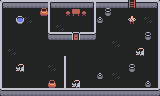

Below is a game level as drawn by its tile map, then a one-line description and the .tmx file that defines it, in full:
An orthogonal 20x12 tile map with 8x8 px tiles, 2 tile layers (tiles, entities) and 17 objects.

<map version="1.4" tiledversion="1.4.3" orientation="orthogonal" renderorder="right-down" width="20" height="12" tilewidth="8" tileheight="8" infinite="0" nextlayerid="5" nextobjectid="33">
 <editorsettings>
  <export target="../fringe_town_basement.lua" format="lua" />
 </editorsettings>
 <properties>
  <property name="bgm" value="testbgm2" />
  <property name="minimap" value="town" />
  <property name="name" value="Basement" />
 </properties>
 <tileset firstgid="1" source="rpgtiles.tsx" />
 <layer id="1" name="tiles" width="20" height="12">
  <data encoding="csv">
1,2,2,2,2,2,57,2,2,2,2,58,2,2,2,2,2,2,2,4,
15,16,16,16,16,16,15,16,51,16,51,18,16,16,16,16,16,16,16,18,
15,16,16,61,16,16,15,16,16,16,16,18,16,16,16,16,16,16,61,18,
15,16,16,16,16,16,15,61,16,16,16,18,16,16,16,16,16,16,16,18,
15,16,16,16,16,16,29,2,2,16,2,32,16,16,16,16,16,16,16,18,
15,16,16,16,16,16,16,16,16,16,16,16,16,16,61,16,16,16,16,18,
15,61,16,16,16,16,16,16,16,16,16,16,16,16,16,16,16,16,16,18,
15,16,16,16,16,16,16,16,15,16,16,16,16,16,16,16,16,16,16,18,
15,16,16,16,16,16,61,16,15,16,16,16,16,16,16,16,16,16,16,18,
15,16,16,16,16,16,16,16,15,16,16,16,16,16,61,16,16,16,16,18,
15,16,16,16,16,16,16,16,15,16,16,16,16,16,16,16,16,16,16,18,
29,2,2,2,2,2,2,2,2,2,2,2,2,2,2,2,2,2,2,32
</data>
 </layer>
 <layer id="2" name="entities" width="20" height="12">
  <data encoding="csv">
0,0,0,0,0,0,0,0,0,0,0,0,0,0,0,0,82,0,0,0,
0,0,0,0,0,109,0,0,0,50,0,0,0,37,0,0,0,0,0,0,
0,0,96,0,0,0,0,0,0,0,0,0,38,0,0,0,6,0,0,0,
0,0,0,0,0,0,0,0,0,0,0,0,0,0,0,0,0,0,0,0,
0,0,0,0,0,0,0,0,0,33,0,0,0,0,0,0,0,0,37,0,
0,0,0,0,0,0,0,0,0,0,0,0,0,0,0,0,0,0,0,0,
0,0,0,0,0,0,0,0,0,0,0,0,0,0,0,0,0,21,0,0,
0,0,0,0,0,0,0,0,0,0,0,0,0,0,0,0,0,0,0,0,
0,0,21,0,0,0,0,0,0,0,0,0,0,0,0,0,37,0,0,0,
0,0,0,0,0,0,0,0,0,0,0,0,38,0,0,0,0,0,0,0,
0,0,0,0,0,0,109,0,0,21,0,0,0,0,0,0,0,0,38,0,
0,0,0,0,0,0,0,0,0,0,0,0,0,0,0,0,0,0,0,0
</data>
 </layer>
 <objectgroup id="4" name="collisions">
  <object id="4" x="0" y="0" width="128" height="8" />
  <object id="5" x="136" y="0" width="24" height="8" />
  <object id="6" x="0" y="88" width="160" height="8" />
  <object id="7" x="48" y="32" width="24" height="8" />
  <object id="8" x="80" y="32" width="16" height="8" />
  <object id="15" x="64" y="8" width="8" height="8" />
  <object id="16" x="80" y="8" width="8" height="8" />
  <object id="17" x="48" y="8" width="2" height="24" />
  <object id="18" x="94" y="8" width="2" height="24" />
  <object id="19" x="0" y="8" width="2" height="80" />
  <object id="20" x="158" y="8" width="2" height="80" />
  <object id="21" x="64" y="56" width="2" height="32" />
 </objectgroup>
 <objectgroup id="3" name="triggers">
  <object id="22" x="72" y="8" width="8" height="8">
   <properties>
    <property name="id" value="fringe_basement_table" />
    <property name="method" value="interact" />
    <property name="type" value="npc" />
   </properties>
  </object>
  <object id="23" x="16" y="16" width="8" height="8">
   <properties>
    <property name="id" value="fringe_basement_well" />
    <property name="method" value="interact" />
    <property name="type" value="npc" />
   </properties>
  </object>
  <object id="26" x="128" y="0" width="8" height="8">
   <properties>
    <property name="destination" value="fringe_town@24,38" />
    <property name="method" value="interact" />
    <property name="type" value="warp" />
   </properties>
  </object>
  <object id="30" x="144" y="16" width="8" height="8">
   <properties>
    <property name="command" value="QUEST(ratproblem, rewardAttack)" />
    <property name="condition" value="ratProblemPoison != used" />
    <property name="method" value="monstersGone" />
    <property name="type" value="command" />
   </properties>
  </object>
  <object id="32" x="144" y="8" width="8" height="8">
   <properties>
    <property name="command" value="QUEST(ratproblem, choice)" />
    <property name="condition" value="ratproblem == enterBasement" />
    <property name="method" value="load" />
    <property name="type" value="command" />
   </properties>
  </object>
 </objectgroup>
</map>
